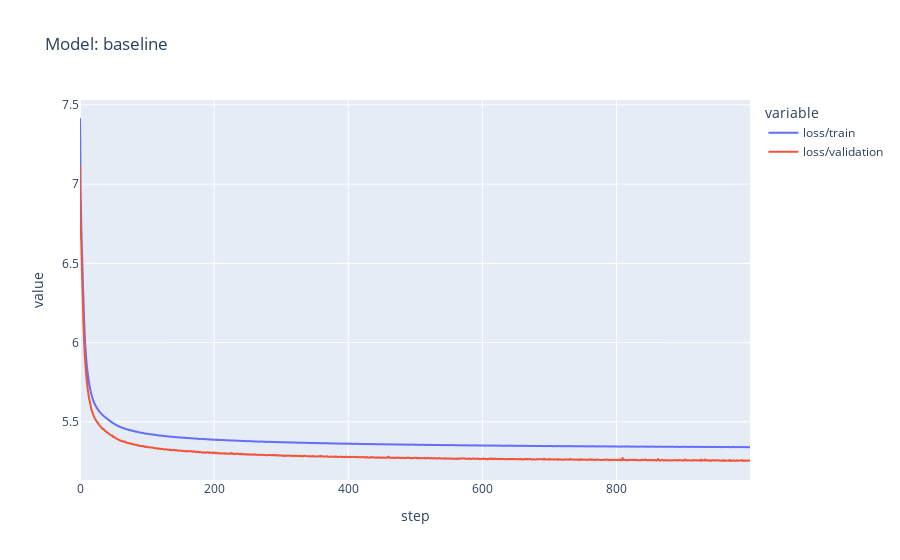
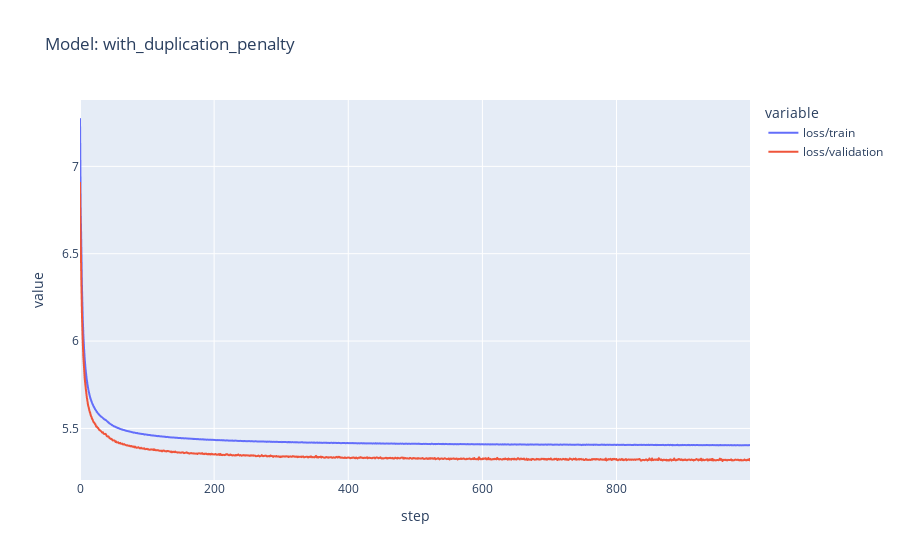

Notebook code cell kept with these figures, in order:
### Code cell
k_values = [3, 5, 10]

for model_name, (model_file, tb_file) in models.items():
    print(f"======= Model: {model_name} =======")
    config, model, valid_dataloader = load_model_artifacts(
        model_file, "./training_config.yaml"
    )
    metrics = read_tensorboard_logs(tb_file)
    metrics_by_run = metrics.groupby(["step", "tag"]).mean().unstack()["value"]
    metrics_by_run.columns.name = None
    fig = px.line(metrics_by_run, title=f"Model: {model_name}")
    fig.show()

    print("======= Ranking Metrics =======")
    ranking_metrics = populate_ranking_metrics(
        model_name,
        model,
        valid_dataloader,
        config["movie_transformer_config"]["context_window_size"],
        k_values,
    )
    print(ranking_metrics)

### Figure 1 — Plotly figure (JSON) as saved in the notebook; plotly's stock layout.template omitted (floating-point values rounded to 4 significant figures; data arrays with more than 128 entries replaced by an {"elided": "..."} marker saying what was removed)
{"data": [{"hovertemplate": "variable=loss/train<br>step=%{x}<br>value=%{y}<extra></extra>", "legendgroup": "loss/train", "line": {"color": "#636efa", "dash": "solid"}, "marker": {"symbol": "circle"}, "mode": "lines", "name": "loss/train", "showlegend": true, "type": "scattergl", "x": {"elided": "1000 int values"}, "xaxis": "x", "y": {"elided": "1000 float values"}, "yaxis": "y"}, {"hovertemplate": "variable=loss/validation<br>step=%{x}<br>value=%{y}<extra></extra>", "legendgroup": "loss/validation", "line": {"color": "#EF553B", "dash": "solid"}, "marker": {"symbol": "circle"}, "mode": "lines", "name": "loss/validation", "showlegend": true, "type": "scattergl", "x": {"elided": "1000 int values"}, "xaxis": "x", "y": {"elided": "1000 float values"}, "yaxis": "y"}], "layout": {"legend": {"title": {"text": "variable"}, "tracegroupgap": 0}, "title": {"text": "Model: baseline"}, "xaxis": {"anchor": "y", "domain": [0, 1], "title": {"text": "step"}}, "yaxis": {"anchor": "x", "domain": [0, 1], "title": {"text": "value"}}}}

### Figure 2 — Plotly figure (JSON) as saved in the notebook; plotly's stock layout.template omitted (floating-point values rounded to 4 significant figures; data arrays with more than 128 entries replaced by an {"elided": "..."} marker saying what was removed)
{"data": [{"hovertemplate": "variable=loss/train<br>step=%{x}<br>value=%{y}<extra></extra>", "legendgroup": "loss/train", "line": {"color": "#636efa", "dash": "solid"}, "marker": {"symbol": "circle"}, "mode": "lines", "name": "loss/train", "showlegend": true, "type": "scattergl", "x": {"elided": "1000 int values"}, "xaxis": "x", "y": {"elided": "1000 float values"}, "yaxis": "y"}, {"hovertemplate": "variable=loss/validation<br>step=%{x}<br>value=%{y}<extra></extra>", "legendgroup": "loss/validation", "line": {"color": "#EF553B", "dash": "solid"}, "marker": {"symbol": "circle"}, "mode": "lines", "name": "loss/validation", "showlegend": true, "type": "scattergl", "x": {"elided": "1000 int values"}, "xaxis": "x", "y": {"elided": "1000 float values"}, "yaxis": "y"}], "layout": {"legend": {"title": {"text": "variable"}, "tracegroupgap": 0}, "title": {"text": "Model: with_duplication_penalty"}, "xaxis": {"anchor": "y", "domain": [0, 1], "title": {"text": "step"}}, "yaxis": {"anchor": "x", "domain": [0, 1], "title": {"text": "value"}}}}
